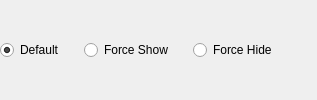
                      <widget class="QWidget" name="horizontalWidget_21" native="true">
                       <property name="sizePolicy">
                        <sizepolicy hsizetype="Expanding" vsizetype="Preferred">
                         <horstretch>0</horstretch>
                         <verstretch>0</verstretch>
                        </sizepolicy>
                       </property>
                       <layout class="QHBoxLayout" name="horizontalLayout_7">
                        <property name="spacing">
                         <number>20</number>
                        </property>
                        <property name="leftMargin">
                         <number>0</number>
                        </property>
                        <property name="topMargin">
                         <number>0</number>
                        </property>
                        <property name="rightMargin">
                         <number>0</number>
                        </property>
                        <property name="bottomMargin">
                         <number>0</number>
                        </property>
                        <item>
                         <widget class="QRadioButton" name="pDefaultRdo">
                          <property name="cursor">
                           <cursorShape>PointingHandCursor</cursorShape>
                          </property>
                          <property name="text">
                           <string>Default</string>
                          </property>
                          <property name="checked">
                           <bool>true</bool>
                          </property>
                         </widget>
                        </item>
                        <item>
                         <widget class="QRadioButton" name="pShowRdo">
                          <property name="cursor">
                           <cursorShape>PointingHandCursor</cursorShape>
                          </property>
                          <property name="text">
                           <string>Force Show</string>
                          </property>
                         </widget>
                        </item>
                        <item>
                         <widget class="QRadioButton" name="pHideRdo">
                          <property name="cursor">
                           <cursorShape>PointingHandCursor</cursorShape>
                          </property>
                          <property name="text">
                           <string>Force Hide</string>
                          </property>
                         </widget>
                        </item>
                        <item>
                         <spacer name="horizontalSpacer">
                          <property name="orientation">
                           <enum>Qt::Horizontal</enum>
                          </property>
                          <property name="sizeHint" stdset="0">
                           <size>
                            <width>40</width>
                            <height>20</height>
                           </size>
                          </property>
                         </spacer>
                        </item>
                       </layout>
                      </widget>
